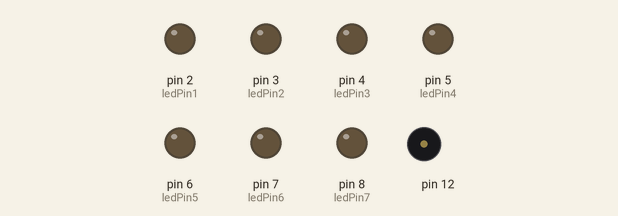
This sketch was run on a simulated Arduino Uno, built with avr-gcc and run on an emulated ATmega328P. Shown: output pins drawn as LEDs (lit = HIGH), buzzer (waves = sounding).

Above: at 0.1 s.
At 9.65 s:
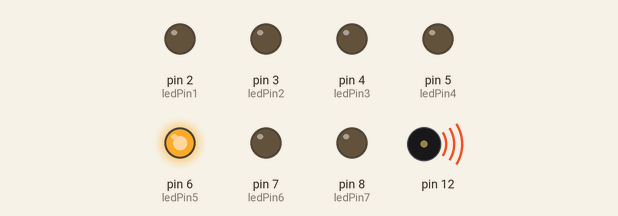
At 13.05 s:
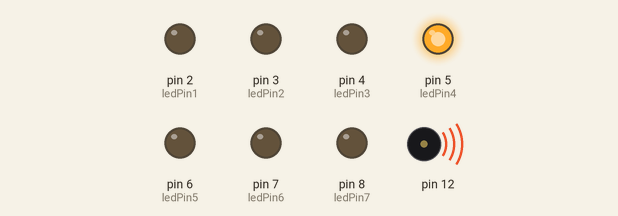
At 16.66 s:
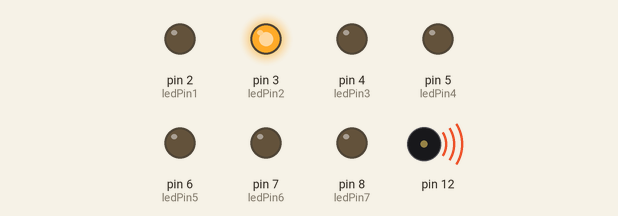
At 24.88 s:
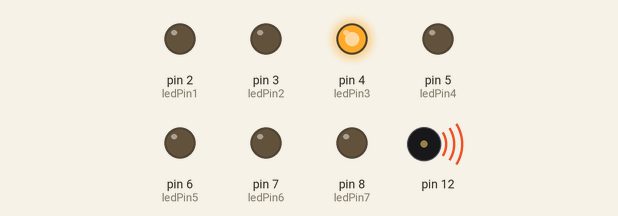
At 33.28 s:
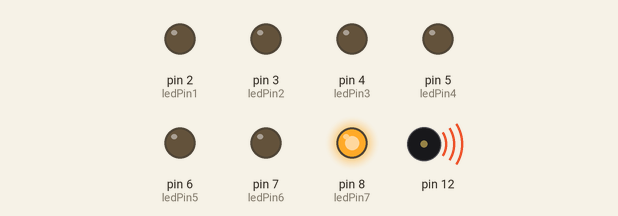
Timing chart, 0 to 34.8 s (numbered marks = the images above):
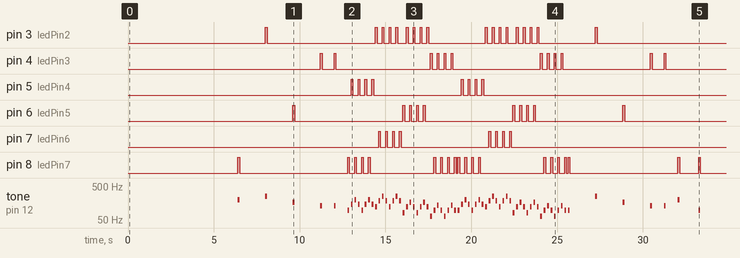

Measured:
- by itself, pin 3 (ledPin2): LOW → HIGH at 8.0 s, → LOW 0.10 s later, → HIGH 6.3 s later, → LOW 0.10 s later, … (36 changes in this stretch)
- by itself, pin 4 (ledPin3): LOW → HIGH at 11.2 s, → LOW 0.10 s later, → HIGH 0.70 s later, → LOW 0.10 s later, … (24 changes in this stretch)
- by itself, pin 6 (ledPin5): LOW → HIGH at 9.6 s, → LOW 0.10 s later, → HIGH 6.3 s later, → LOW 0.10 s later, … (20 changes in this stretch)
- by itself, pin 8 (ledPin7): LOW → HIGH at 6.4 s, → LOW 0.10 s later, → HIGH 6.3 s later, → LOW 0.10 s later, … (40 changes in this stretch)
- by itself, pin 5 (ledPin4), pin 7 (ledPin6): goes 3 × (HIGH 0.10 s, LOW 0.30 s), HIGH 0.10 s, LOW 5.1 s, 3 × (HIGH 0.10 s, LOW 0.30 s), HIGH 0.10 s, then LOW
- by itself, tone on pin 12: plays 195 Hz for 0.10 s, 246 Hz for 0.10 s, 164 Hz for 0.10 s, 130 Hz for 0.10 s, 130 Hz for 0.10 s, 97 Hz for 0.10 s … (76 notes in this stretch)

The sketch:

pianoBuzzLedOffice.ino
```cpp
//Key Values
const int aVal = 10;
const int bVal = 12;
const int cVal = 1;
const int dVal = 3;
const int eVal = 5;
const int fVal = 6;
const int gVal = 8;

//sharp Key Values
const int cValS = 2;
const int dValS = 4;
const int fValS = 7;
const int gValS = 9;
const int aValS = 11;

int sharps[] = {cValS, dValS, fValS, gValS, aValS};

//Led Pins
const int ledPin1 = 2;
const int ledPin2 = 3;
const int ledPin3 = 4;
const int ledPin4 = 5;
const int ledPin5 = 6;
const int ledPin6 = 7;
const int ledPin7 = 8;

//Octave Decleration
double crntOctave = 4;


//get the frequcny method
int frequency(int val, int octave) {
  if (crntOctave == 0) {
    crntOctave = 1;
  }
  double octaveBase = ((crntOctave - 1) * 12) + 3;
  double note = octaveBase + val;

  double exponent = (note - 49) / 12;
  double power = pow(2, exponent);
  double frequency = power * 440;

  return frequency;
}

//turn no the corresponding LED
void light(int val) {

  for (int i = 0; i < 5; i++) {
    if (val == sharps[i]) {
      val -= 1;
    }
  }

  switch (val) {

    case aVal:
      digitalWrite(ledPin1, HIGH);
      delay(100);
      digitalWrite(ledPin1, LOW);
      break;

    case bVal:
      digitalWrite(ledPin2, HIGH);
      delay(100);
      digitalWrite(ledPin2, LOW);
      break;

    case cVal:
      digitalWrite(ledPin3, HIGH);
      delay(100);
      digitalWrite(ledPin3, LOW);
      break;

    case dVal:
      digitalWrite(ledPin4, HIGH);
      delay(100);
      digitalWrite(ledPin4, LOW);
      break;

    case eVal:
      digitalWrite(ledPin5, HIGH);
      delay(100);
      digitalWrite(ledPin5, LOW);
      break;

    case fVal:
      digitalWrite(ledPin6, HIGH);
      delay(100);
      digitalWrite(ledPin6, LOW);
      break;

    case gVal:
      digitalWrite(ledPin7, HIGH);
      delay(100);
      digitalWrite(ledPin7, LOW);
      break;
  }
}

//activacte the buzzer
void buzz(int val) {
  tone(12, frequency(val, crntOctave));
  light(val);
  noTone(12);
}

//SETUP
void setup()
{
  Serial.begin(9600);
  pinMode(12, OUTPUT);

  //led pinmodes
  pinMode(ledPin1, OUTPUT);
  pinMode(ledPin2, OUTPUT);
  pinMode(ledPin3, OUTPUT);
  pinMode(ledPin4, OUTPUT);
  pinMode(ledPin5, OUTPUT);
  pinMode(ledPin6, OUTPUT);
  pinMode(ledPin7, OUTPUT);

}

//LOOP
void loop()
{

  delay(2600);
  delay(2600);
  delay(1200);
  crntOctave = 3;
  buzz(gVal);
  delay(1500);
  buzz(bVal);
  delay(1500);
  buzz(eVal);
  delay(1500);
  buzz(cVal);
  delay(700);
  buzz(cVal);
  delay(700);
  //-----------
  crntOctave = 2;
  buzz(gVal);
  delay(100);

  crntOctave = 3;
  buzz(dVal);
  delay(100);
  buzz(gVal);
  delay(100);
  buzz(dVal);
  delay(100);

  crntOctave = 2;
  buzz(gVal);
  delay(100);

  crntOctave = 3;
  buzz(dVal);
  delay(100);
  buzz(gVal);
  delay(100);
  buzz(dVal);
  delay(100);

  crntOctave = 2;
  buzz(bVal);
  delay(100);

  crntOctave = 3;
  buzz(fValS);
  delay(100);
  buzz(bVal);
  delay(100);
  buzz(fValS);
  delay(100);

  crntOctave = 2;
  buzz(bVal);
  delay(100);

  crntOctave = 3;
  buzz(fValS);
  delay(100);
  buzz(bVal);
  delay(100);
  buzz(fValS);
  delay(100);

  crntOctave = 2;
  buzz(eVal);
  delay(100);
  buzz(bVal);
  delay(100);

  crntOctave = 3;
  buzz(eVal);
  delay(100);

  crntOctave = 2;
  buzz(bVal);
  delay(100);
  buzz(eVal);
  delay(100);
  buzz(bVal);
  delay(100);

  crntOctave = 3;
  buzz(eVal);
  delay(100);

  crntOctave = 2;
  buzz(bVal);
  delay(100);
  buzz(cVal);
  delay(100);
  buzz(gVal);
  delay(100);

  crntOctave = 3;
  buzz(cValS);
  delay(100);

  crntOctave = 2;
  buzz(gVal);
  delay(100);
  buzz(cVal);
  delay(100);
  buzz(gVal);
  delay(100);

  crntOctave = 3;
  buzz(cValS);
  delay(100);

  crntOctave = 2;
  buzz(gVal);
  delay(100);
  buzz(gVal);
  delay(100);

  crntOctave = 3;
  buzz(dVal);
  delay(100);
  buzz(gVal);
  delay(100);
  buzz(dVal);
  delay(100);

  crntOctave = 2;
  buzz(gVal);
  delay(100);

  crntOctave = 3;
  buzz(dVal);
  delay(100);
  buzz(gVal);
  delay(100);
  buzz(dVal);
  delay(100);

  crntOctave = 2;
  buzz(bVal);
  delay(100);

  crntOctave = 3;
  buzz(fValS);
  delay(100);
  buzz(bVal);
  delay(100);
  buzz(fValS);
  delay(100);

  crntOctave = 2;
  buzz(bVal);
  delay(100);

  crntOctave = 3;
  buzz(fValS);
  delay(100);
  buzz(bVal);
  delay(100);
  buzz(fValS);
  delay(100);

  crntOctave = 2;
  buzz(eVal);
  delay(100);
  buzz(bVal);
  delay(100);

  crntOctave = 3;
  buzz(eVal);
  delay(100);

  crntOctave = 2;
  buzz(bVal);
  delay(100);
  buzz(eVal);
  delay(100);
  buzz(bVal);
  delay(100);

  crntOctave = 3;
  buzz(eVal);
  delay(100);

  crntOctave = 2;
  buzz(bVal);
  delay(100);
  buzz(cVal);
  delay(100);
  buzz(gVal);
  delay(100);

  crntOctave = 3;
  buzz(cVal);
  delay(100);

  crntOctave = 2;
  buzz(gVal);
  delay(100);
  buzz(cVal);
  delay(100);
  buzz(gVal);
  delay(100);

  crntOctave = 3;
  buzz(cVal);
  delay(100);

  crntOctave = 2;
  buzz(gVal);
  delay(100);
  buzz(gVal);
  delay(1500);

  crntOctave = 3;
  buzz(bVal);
  delay(1500);
  buzz(eVal);
  delay(1500);
  buzz(cVal);
  delay(700);
  buzz(cVal);
  delay(700);
  buzz(gVal);
  delay(1100);

  crntOctave = 2;
  buzz(gVal);
  delay(500);


  /*

  delay(3000);
  crntOctave = 5;
  buzz(dVal);
  delay(100);
  crntOctave = 4;
  buzz(gVal);
  delay(100);
  crntOctave = 5;
  buzz(dVal);
  delay(700);

  buzz(dVal);
  delay(100);
  crntOctave = 4;
  buzz(gVal);
  delay(100);
  crntOctave = 5;
  buzz(dVal);
  delay(100);
  crntOctave = 4;
  buzz(fValS);
  delay(100);
  crntOctave = 5;
  buzz(dVal);
  delay(700);

  buzz(dVal);
  delay(100);
  crntOctave = 4;
  buzz(fValS);
  delay(100);
  crntOctave = 5;
  buzz(eVal);
  delay(100);
  crntOctave = 4;
  buzz(gVal);
  delay(100);
  crntOctave = 5;
  buzz(eVal);
  delay(700);

  buzz(eVal);
  delay(100);
  crntOctave = 4;
  buzz(gVal);
  delay(100);

  crntOctave = 5;
  buzz(cVal);
  delay(300);
  buzz(cVal);
  delay(300);
  buzz(cVal);
  delay(100);

  crntOctave = 4;
  buzz(bVal);
  delay(100);
  buzz(aVal);
  delay(100);
  buzz(bVal);
  delay(100);
  crntOctave = 5;
  buzz(dVal);
  delay(100);
  crntOctave = 4;
  buzz(gVal);
  delay(100);
  crntOctave = 5;
  buzz(dVal);
  delay(700);

  crntOctave = 5;
  buzz(dVal);
  delay(100);
  crntOctave = 4;
  buzz(gVal);
  delay(100);
  crntOctave = 5;
  buzz(dVal);
  delay(100);
  crntOctave = 4;
  buzz(fValS);
  delay(100);
  crntOctave = 5;
  buzz(dVal);
  delay(700);

  buzz(dVal);
  delay(100);
  crntOctave = 4;
  buzz(fValS);
  delay(100);
  crntOctave = 5;
  buzz(eVal);
  delay(100);
  crntOctave = 4;
  buzz(gVal);
  delay(100);
  crntOctave = 5;
  buzz(eVal);
  delay(700);

  buzz(eVal);
  delay(100);
  crntOctave = 4;
  buzz(gVal);
  delay(100);

  crntOctave = 5;
  buzz(cVal);
  delay(300);
  buzz(cVal);
  delay(300);
  buzz(cVal);
  delay(100);

  crntOctave = 4;
  buzz(bVal);
  delay(100);
  buzz(aVal);
  delay(100);
  buzz(bVal);
  delay(100);
  buzz(gVal);
  delay(600);

  crntOctave = 5;
  buzz(gVal);
  delay(1500);
  buzz(fValS);
  delay(100);
  buzz(gVal);
  delay(100);
  buzz(fValS);
  delay(100);
  buzz(dVal);
  delay(100);
  buzz(eVal);
  delay(700);

  buzz(eVal);
  delay(300);
  buzz(eVal);
  delay(300);
  buzz(cVal);
  delay(300);
  buzz(cVal);
  delay(300);
  buzz(cVal);
  delay(300);

  crntOctave = 4;
  buzz(bVal);
  delay(100);
  buzz(aVal);
  delay(100);
  buzz(bVal);
  delay(100);
  buzz(gVal);
  delay(1500);

  buzz(fValS);
  delay(100);
  buzz(gVal);
  delay(100);
  buzz(gVal);
  delay(100);
  buzz(fValS);
  delay(100);
  buzz(eVal);
  delay(700);

  buzz(eVal);
  delay(300);
  buzz(eVal);
  delay(300);
  buzz(cVal);
  delay(300);
  buzz(cVal);
  delay(300);
  buzz(cVal);
  delay(100);

  crntOctave = 4;
  buzz(bVal);
  delay(100);
  buzz(aVal);
  delay(100);
  buzz(bVal);
  delay(100);
  crntOctave = 5;
  buzz(dVal);
  delay(100);
  crntOctave = 4;
  buzz(gVal);
  delay(100);
  crntOctave = 5;
  buzz(dVal);
  delay(700);

  crntOctave = 5;
  buzz(dVal);
  delay(100);
  crntOctave = 4;
  buzz(gVal);
  delay(100);
  crntOctave = 5;
  buzz(dVal);
  delay(100);
  crntOctave = 4;
  buzz(fValS);
  delay(100);
  crntOctave = 5;
  buzz(dVal);
  delay(700);

  buzz(dVal);
  delay(100);
  crntOctave = 4;
  buzz(fValS);
  delay(100);
  crntOctave = 5;
  buzz(eVal);
  delay(100);
  crntOctave = 4;
  buzz(gVal);
  delay(100);
  crntOctave = 5;
  buzz(eVal);
  delay(700);

  crntOctave = 4;
  buzz(bVal);
  delay(100);
  buzz(gVal);
  delay(100);

  crntOctave = 5;
  buzz(cVal);
  delay(300);
  buzz(cVal);
  delay(300);
  buzz(cVal);
  delay(100);

  crntOctave = 4;
  buzz(bVal);
  delay(100);
  buzz(aVal);
  delay(100);
  buzz(bVal);
  delay(100);
  buzz(gVal);
  buzz(dVal);
  delay(100);
  buzz(gVal);
  buzz(bVal);
  buzz(gVal);
  delay(100);
  buzz(bVal);
  crntOctave = 5;
  buzz(dVal);
  crntOctave = 4;
  buzz(bVal);
  delay(100);
  crntOctave = 5;
  buzz(dVal);
  buzz(gVal);
  delay(100); */


  delay(3000);

  //------------


}
```
